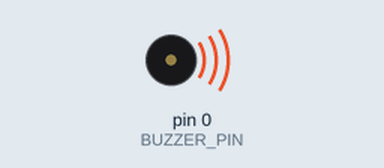
Recording of a sketch running on a simulated Arduino Uno, built with avr-gcc and run on an emulated ATmega328P. On the bench: buzzer (waves = sounding).

Above: at 2.2 s.
At 6.1 s:
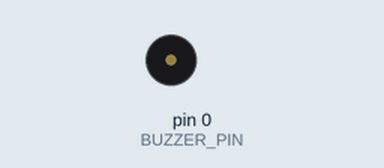
Timing chart, 0 to 7.9 s (numbered marks = the images above):
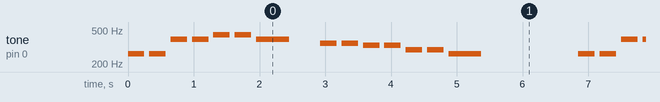

The sketch:

ATtiny13TwinkleTwinkle.ino
```cpp
#define BUZZER_PIN 0 // B0

// Musical notes (frequencies in Hz)
#define NOTE_C4  262
#define NOTE_D4  294
#define NOTE_E4  330
#define NOTE_F4  349
#define NOTE_G4  392
#define NOTE_A4  440
#define NOTE_B4  494
#define NOTE_C5  523
#define REST     0

#define ND(x) (((uint32_t)((1000.0 / x) * 1.30) << 16) | (1000 / x))

// Simple melody: "Twinkle Twinkle Little Star"
const uint16_t melody[] PROGMEM = {
  NOTE_C4, NOTE_C4, NOTE_G4, NOTE_G4, NOTE_A4, NOTE_A4, NOTE_G4, REST,
  NOTE_F4, NOTE_F4, NOTE_E4, NOTE_E4, NOTE_D4, NOTE_D4, NOTE_C4, REST
};

// Note durations: 4 = quarter note, 8 = eighth note, etc.
const uint32_t noteDurations[] PROGMEM = {
  ND(4), ND(4), ND(4), ND(4), ND(4), ND(4), ND(2), ND(4),
  ND(4), ND(4), ND(4), ND(4), ND(4), ND(4), ND(2), ND(4)
};

void setup() {
}

void playMelody() {
  for (int thisNote = 0; thisNote < 16; thisNote++) {
    // Calculate the note duration
    uint32_t nd = pgm_read_dword(&noteDurations[thisNote]);

    tone(BUZZER_PIN, pgm_read_word(&melody[thisNote]), nd & 0xFFFF);

    // Pause between notes
    delay(nd >> 16);

    // Stop the tone
    noTone(BUZZER_PIN);
  }
}

void loop() {
  playMelody();
  delay(1000);
}
```

Measured:
- by itself, tone on pin 0 (BUZZER_PIN): plays 262 Hz for 0.25 s, 262 Hz for 0.25 s, 392 Hz for 0.25 s, 392 Hz for 0.25 s, 440 Hz for 0.25 s, 440 Hz for 0.25 s … (266 notes in this stretch)
